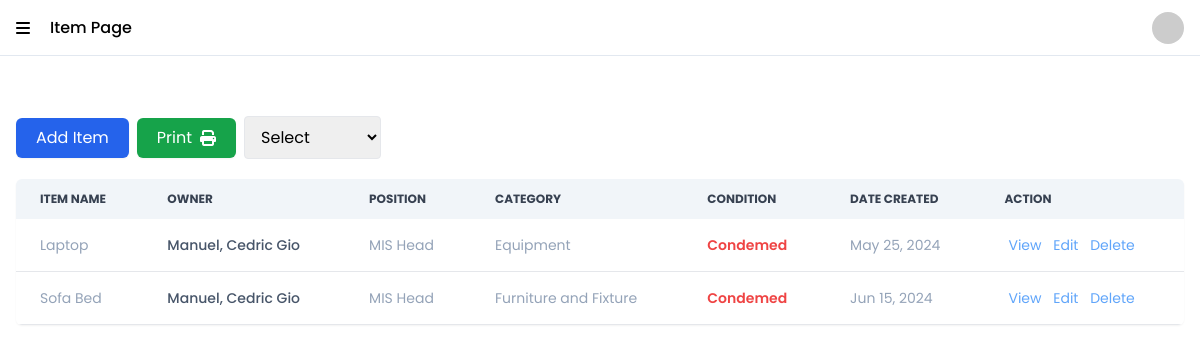
Screenshot of /pages/Item.php (signed in) with the database file from the repository.
### tables this page shows
CREATE TABLE `tbl_item` (
  `item_id` int(11) NOT NULL,
  `employee_id` int(11) NOT NULL,
  `category_id` int(11) NOT NULL,
  `item_name` varchar(255) NOT NULL,
  `item_brand` varchar(255) DEFAULT NULL,
  `item_serial_no` varchar(255) DEFAULT NULL,
  `item_model_no` varchar(255) DEFAULT NULL,
  `item_amount` double NOT NULL,
  `item_condition` varchar(255) NOT NULL,
  `item_date_purchased` date NOT NULL,
  `item_date_created` datetime NOT NULL,
  `item_date_updated` datetime DEFAULT NULL
);

CREATE TABLE `tbl_employee` (
  `employee_id` int(11) NOT NULL,
  `position_id` int(11) NOT NULL,
  `office_id` int(11) NOT NULL,
  `employee_first_name` varchar(255) NOT NULL,
  `employee_last_name` varchar(255) NOT NULL,
  `employee_email` varchar(255) NOT NULL,
  `employee_password` varchar(255) NOT NULL,
  `is_deleted` tinyint(1) NOT NULL,
  `employee_date_created` datetime NOT NULL,
  `employee_date_updated` datetime DEFAULT NULL,
  `employee_date_deleted` datetime DEFAULT NULL,
  `roles_id` int(11) NOT NULL,
  `password_salt` varchar(255) NOT NULL,
  `reset_token_hash` varchar(64) DEFAULT NULL,
  `reset_token_expires_at` datetime DEFAULT NULL
);

CREATE TABLE `tbl_position` (
  `position_id` int(11) NOT NULL,
  `position_name` varchar(255) NOT NULL,
  `position_date_created` datetime NOT NULL
);

CREATE TABLE `tbl_category` (
  `category_id` int(11) NOT NULL,
  `category_name` varchar(255) NOT NULL,
  `category_date_created` datetime NOT NULL
);

### api/table_item.php (the view, shortened to what this page needs)
<?php
include "../database/connection.php";
$item_condition_repair = "Repair";
$item_condition_transfer = "Transfer";
$query = "SELECT
            tbl_item.item_id,
            tbl_item.item_name,
            tbl_item.item_condition,
            tbl_item.item_date_created,
            tbl_employee.employee_first_name,
            tbl_employee.employee_last_name,
            tbl_position.position_name,
            tbl_category.category_name
          FROM tbl_item
          INNER JOIN tbl_employee ON tbl_item.employee_id = tbl_employee.employee_id
          INNER JOIN tbl_category ON tbl_item.category_id = tbl_category.category_id
          INNER JOIN tbl_position ON tbl_employee.position_id = tbl_position.position_id
          WHERE tbl_item.item_condition NOT IN (?, ?)";
$stmt = mysqli_prepare($connection, $query);
mysqli_stmt_bind_param($stmt, "ss", $item_condition_repair, $item_condition_transfer);
mysqli_stmt_execute($stmt);
$result = mysqli_stmt_get_result($stmt);
if ($result) {
    if (mysqli_num_rows($result) > 0) {
        while ($row = mysqli_fetch_assoc($result)) {
            echo "<tr class='bg-white border-b'>
                    <td class='px-6 py-4 text-slate-400'>" . htmlspecialchars($row["item_name"]) . "</td>
                    <th scope='row' class='flex items-center gap-5 px-6 py-4 font-medium text-slate-600 whitespace-nowrap'>
                        " . htmlspecialchars($row["employee_last_name"]) . ", " . htmlspecialchars($row["employee_first_name"]) . "
                    </th>
                    <td class='px-6 py-4 text-slate-400'>" .htmlspecialchars($row["position_name"]) . "</td>
                    <td class='px-6 py-4 text-slate-400'>" . htmlspecialchars($row["category_name"]) . "</td>
                    <td class='px-6 py-4 font-semibold " . (htmlspecialchars($row['item_condition']) == 'Repair' ? 'text-orange-500' : (htmlspecialchars($row['item_condition']) == 'Working' ? 'text-green-500' : 'text-red-500')) . "'>" . htmlspecialchars($row["item_condition"]) . "</td>
                    <td class='px-6 py-4 text-slate-400'>" . date('M d, Y', strtotime(htmlspecialchars($row["item_date_created"]))) . "</td>
                    <td class='px-6 py-4'>
                        <button onclick='viewItem(" . htmlspecialchars($row["item_id"]) . ")' class='text-blue-400 hover:underline mx-1'>View</button>
                        <button " . (htmlspecialchars($row["item_condition"]) != "Condemed" ? "onclick='editItem(" .htmlspecialchars($row["item_id"]) . ")' class='text-blue-400 hover:underline mx-1 cursor-pointer'" : "class='text-blue-400 hover:underline mx-1 cursor-not-allowed'") . ">Edit</button>
                        <button " . (htmlspecialchars($row["item_condition"]) != "Condemed" ? "onclick='deleteItem(" .htmlspecialchars($row["item_id"]) . ")' class='text-blue-400 hover:underline mx-1 cursor-pointer'" : "class='text-blue-400 hover:underline mx-1 cursor-not-allowed'") . ">Delete</button>
                    </td>
                  </tr>";
        }
    } else {
        echo "<tr class='bg-white border-b'><td colspan='7' class='py-3 text-center text-slate-400'>No data</td></tr>";
    }
} else {
    echo "<tr><td colspan='6'>Error: " . mysqli_error($connection) . "</td></tr>";
}
?>

### pages/Item.php (shortened to what this page needs)
<!DOCTYPE html>
<html lang="en">
<head>
    <link rel="stylesheet" href="../style/style.css">
    <link rel="stylesheet" href="https://cdnjs.cloudflare.com/ajax/libs/font-awesome/6.5.1/css/all.min.css" />
    <script src="https://cdn.tailwindcss.com"></script>
</head>
<body>
    <div class="flex min-h-screen w-full h-auto shadow">
                                            <?php
                                            include "../api/get_category.php";
                                            ?>
        <section class="w-full h-auto">
            <?php
            include "../components/Navbar.php";
            ?>
            <div class="px-4 py-10 w-full">
                    <div class="flex items-center justify-between py-5">
                        <div class="flex flex-wrap items-center justify-end gap-2">
                            <button type="button" id="openModal" class="py-2 px-5 bg-blue-600 text-white font-normal rounded-md hover:bg-blue-500 shadow-sm">Add Item</button>
                            <button type="button" id="generatePDF" class="py-2 px-5 bg-green-600 text-white font-normal rounded-md hover:bg-green-500 flex items-center justify-around gap-2 shadow-sm">Print <i class="fa-solid fa-print"></i></button>
                            <select id="sort" class="py-2 px-3 border rounded cursor-pointer focus:outline-blue-300" required>
                             <option value="All" selected disabled>Select</option>
                            </select>
                        </div>
                    </div>
                <div class="relative overflow-x-auto rounded-md overflow-none shadow-sm">
                    <table class="px-2 w-full text-sm text-left whitespace-nowrap">
                        <thead class="text-xs text-gray-700 uppercase bg-slate-100">
                            <tr>
                                <th scope="col" class="px-6 py-3">
                                    Item Name
                                </th>
                                <th scope="col" class="px-6 py-3">
                                    Owner
                                </th>
                                <th scope="col" class="px-6 py-3">
                                    Position
                                </th>
                                <th scope="col" class="px-6 py-3">
                                    Category
                                </th>
                                <th scope="col" class="px-6 py-3">
                                    Condition
                                </th>
                                <th scope="col" class="px-6 py-3">
                                    Date Created
                                </th>
                                <th scope="col" class="px-6 py-3">
                                    Action
                                </th>
                            </tr>
                        </thead>
                        <tbody>
                       <?php
                           include "../api/table_item.php";
                            ?>
                        </tbody>
                    </table>
                </div>
            </div>
        </section>
    </div>
</body>
</html>

### components/Navbar.php (shortened to what this page needs)
<?php
$currentFiles = basename($_SERVER['PHP_SELF']);
$name = '';
switch ($currentFiles) {
    case "Item.php":
        $name = "Item Page";
        break;
}
echo "<nav class='px-2 bg-white h-14 w-full border-b border-b-slate-200 z-10'>
<div class='flex px-2 items-center justify-between w-full h-full'>
    <div class='flex items-center gap-5'>
        <i id='open' class='fa-solid fa-bars cursor-pointer hover:text-blue-500 block sm:block md:block lg:block xl:block 2xl:hidden'></i>
        <h3 class='font-medium'>$name</h3>
    </div>
    <div class='flex items-center gap-2 cursor-pointer relative'>
        <img id='profile' class='w-8 h-8 rounded-full' src='https://api.dicebear.com/8.x/initials/svg?seed=" . $_SESSION["employee_name"] . "' alt='logo'/>
        <div id='tab' class='bg-white absolute top-14 whitespace-nowrap right-2 shadow-lg rounded w-54 h-auto py-2 px-4 z-10 hidden'>
            <header class='text-center border-b border-b-slate-200 py-2'>
                <h3>" . $_SESSION['employee_name'] . "</h3>
                <small class='text-slate-400'>" . $_SESSION['employee_roles'] . "</small>
            </header>
            <a class='flex items-center gap-2 text-slate-700 text-sm py-2 px-4 my-1 hover:bg-slate-100 rounded' href='../pages/Profile.php'><i class='fa-solid fa-user'></i> Profile</a>
            <a class='flex items-center gap-2 text-slate-700 text-sm py-2 px-4 my-1 hover:bg-slate-100 rounded' href='../pages/Reset_Profile_Password.php'><i class='fa-solid fa-key'></i> Reset Password</a>
            <a class='flex items-center gap-2 text-slate-700 text-sm py-2 px-4 my-1 hover:bg-slate-100 rounded' href='../api/logout.php?logout' href='../api/logout.php?logout'><i class='fa-solid fa-arrow-right-from-bracket'></i>Logout</a>
        </div>
    </div>
</div>
</nav>";

### style/style.css (style rules this page uses)
* { padding: 0; margin: 0; border: 1px solid red; font-family: "Poppins", sans-serif; }

### rows the page displays
tbl_item: item_name "Laptop", employee.employee_last_name "Manuel", employee.employee_first_name "Cedric Gio", tbl_position.position_name "MIS Head", category.category_name "Equipment", item_condition "Condemed", item_date_created "May 25, 2024"
tbl_item: item_name "Sofa Bed", employee.employee_last_name "Manuel", employee.employee_first_name "Cedric Gio", tbl_position.position_name "MIS Head", category.category_name "Furniture and Fixture", item_condition "Condemed", item_date_created "Jun 15, 2024"

### other values shown
$name "Item Page"
